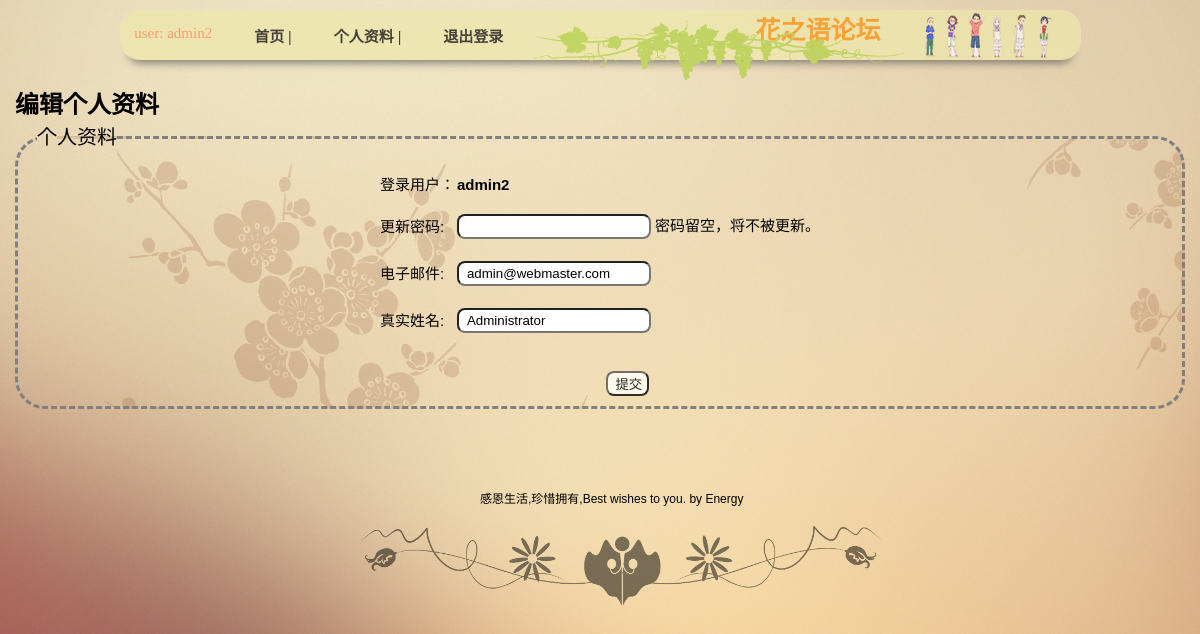
Page /work/edit_profile.php (signed in) on the committed database.
### tables this page shows
CREATE TABLE `forum_user` (
  `id` int(10) NOT NULL AUTO_INCREMENT,
  `username` varchar(32) NOT NULL,
  `password` varchar(32) NOT NULL,
  `email` varchar(100) NOT NULL,
  `realname` varchar(50) NOT NULL,
  `regdate` datetime NOT NULL DEFAULT '0000-00-00 00:00:00',
  PRIMARY KEY (`id`)
);

### work/edit_profile.php (the view, shortened to what this page needs)
<?php
  $id = $_SESSION['username'];
?>
<?php include('../includes/header.inc.php'); ?>
<div class="editUser">
<h2>编辑个人资料</h2>
<?php
  $sql="SELECT * FROM forum_user WHERE username = '$id'";
  $result=mysql_query($sql);
  $rows=mysql_fetch_array($result);
?>
<fieldset>
	<legend>个人资料</legend>
<form method="post" action="update_profile.php">
<table>
  <tr>
    <td>登录用户：</td>
    <td><b><? echo $rows['username']; ?></b></td>
  </tr>
  <tr>
	<td>更新密码:</td><td><input name="password" type="password">
	密码留空，将不被更新。</td>
  </tr>
  <tr>
	<td>电子邮件:</td>
	<td><input name="email" type="text"
			value="<?php echo $rows['email']; ?>"></td>
  </tr>
  <tr>
	<td>真实姓名:</td>
	<td><input name="realname" type="text"
			 value="<?php echo $rows['realname']; ?>"></td>
  </tr>
</table>
<br><br>
<section class="button">
<input type="submit" name="submit" value="提交" class="button">
</section>
</form>
</fieldset>
</div>
<?php include('../includes/footer.inc.php'); ?>

### css/bbs.css (style rules this page uses)
* { margin: 0; padding: 0; font-family: '幼圆',helvetcia,sans-serif; }
body { background-color:firebrick; }
table { margin: 10px auto; }
td,legend { font-size: 15px; line-height: 35px; }
div.editUser { margin: 25px 15px 80px 15px; }
div.editUser legend { margin-left: 19px; font-size: 20px; }
div.editUser fieldset { background:url(../images/header-background2.png); border: dashed gray; border-radius: 30px; }
div.editUser input[type=submit] { margin-right: 300px; }
body input { border-radius: 8px; margin-top: 10px; margin-bottom: 10px; padding: 1px 5px 1px 8px; background-color: #fff; height: 25px; outline:none; }
body input[type=submit] { cursor: pointer; opacity: 0.8; }
section.button { float: right; margin-right: 20%; margin-top: -30px; }

### rows in the picture
forum_user: username "admin2", email "admin@webmaster.com", realname "Administrator"

### other values in the picture
$_SESSION['username'] "admin2"
